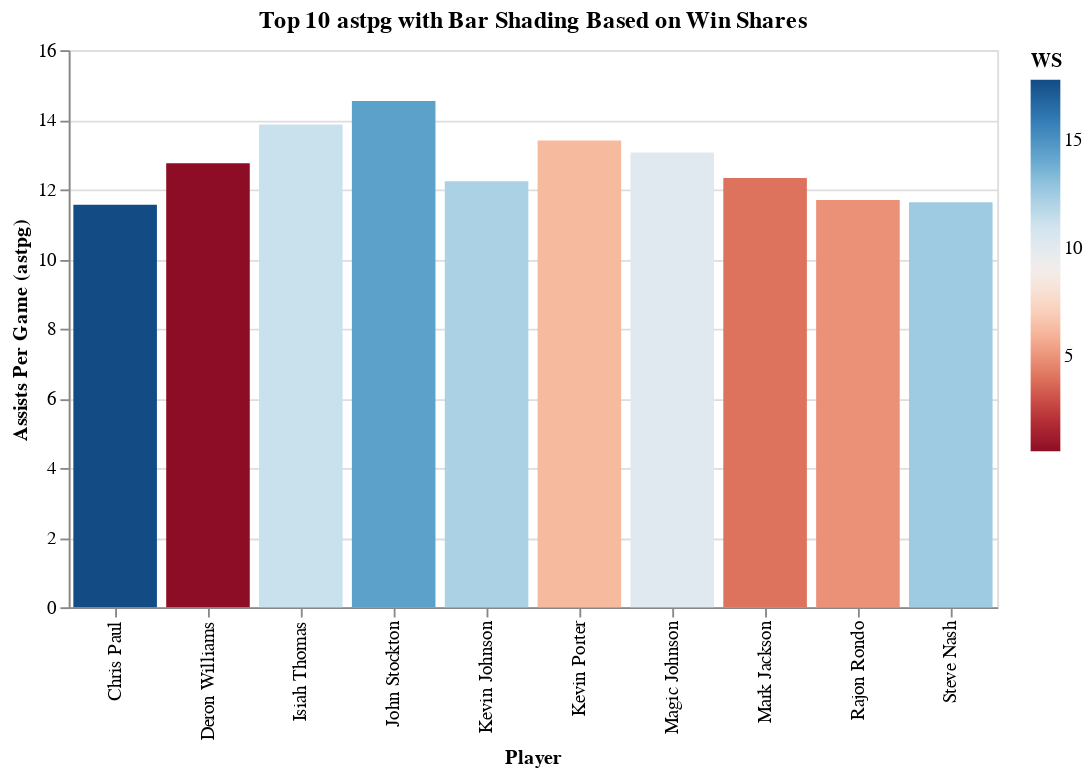

The cell this chart's notebook holds for it:
### Code cell
highestast_df = stats_df.loc[stats_df.groupby("Player")['astpg'].idxmax()]
highestast_df.info()

top10 = highestast_df.sort_values(by="astpg", ascending = False).head(10)

chart = alt.Chart(top10).mark_bar().encode(
    x=alt.X('Player', title='Player'),
    y=alt.Y('astpg', title='Assists Per Game (astpg)'),
    color=alt.Color('WS', scale=alt.Scale(scheme='redblue'), title='WS')
).properties(
    title="Top 10 astpg with Bar Shading Based on Win Shares",
    width=500,
    height=300
)
chart

### Figure 1 — Vega-Lite specification as saved in the notebook (floating-point values rounded to 4 significant figures)
{"config": {"view": {"continuousWidth": 300, "continuousHeight": 300}}, "data": {"name": "data-b55ff72b43b24bf36f48809f09aecee1"}, "mark": {"type": "bar"}, "encoding": {"color": {"field": "WS", "scale": {"scheme": "redblue"}, "title": "WS", "type": "quantitative"}, "x": {"field": "Player", "title": "Player", "type": "nominal"}, "y": {"field": "astpg", "title": "Assists Per Game (astpg)", "type": "quantitative"}}, "height": 300, "title": "Top 10 astpg with Bar Shading Based on Win Shares", "width": 500, "$schema": "https://vega.github.io/schema/vega-lite/v5.8.0.json", "datasets": {"data-b55ff72b43b24bf36f48809f09aecee1": [{"Unnamed: 0": 9923, "Year": 1990.0, "Player": "John Stockton", "Pos": "PG", "Age": 27.0, "Tm": "UTA", "G": 78.0, "GS": 78.0, "MP": 2915.0, "PER": 23.9, "TS%": 0.607, "3PAr": 0.123, "FTr": 0.471, "ORB%": 2.5, "DRB%": 5.6, "TRB%": 4.1, "AST%": 57.4, "STL%": 3.5, "BLK%": 0.4, "TOV%": 19.7, "USG%": 20.6, "blanl": null, "OWS": 10.4, "DWS": 4.0, "WS": 14.4, "WS/48": 0.238, "blank2": null, "OBPM": 5.6, "DBPM": -1.4, "BPM": 4.2, "VORP": 4.5, "FG": 472.0, "FGA": 918.0, "FG%": 0.514, "3P": 47.0, "3PA": 113.0, "3P%": 0.416, "2P": 425.0, "2PA": 805.0, "2P%": 0.528, "eFG%": 0.54, "FT": 354.0, "FTA": 432.0, "FT%": 0.819, "ORB": 57.0, "DRB": 149.0, "TRB": 206.0, "AST": 1134.0, "STL": 207.0, "BLK": 18.0, "TOV": 272.0, "PF": 233.0, "PTS": 1345.0, "ppg": 17.24, "astpg": 14.54, "trbpg": 2.641}, {"Unnamed: 0": 7857, "Year": 1985.0, "Player": "Isiah Thomas", "Pos": "PG", "Age": 23.0, "Tm": "DET", "G": 81.0, "GS": 81.0, "MP": 3089.0, "PER": 22.2, "TS%": 0.529, "3PAr": 0.08, "FTr": 0.35, "ORB%": 3.7, "DRB%": 8.7, "TRB%": 6.1, "AST%": 47.9, "STL%": 2.8, "BLK%": 0.4, "TOV%": 15.7, "USG%": 24.0, "blanl": null, "OWS": 7.5, "DWS": 3.6, "WS": 11.2, "WS/48": 0.173, "blank2": null, "OBPM": 5.2, "DBPM": 0.0, "BPM": 5.2, "VORP": 5.6, "FG": 646.0, "FGA": 1410.0, "FG%": 0.458, "3P": 29.0, "3PA": 113.0, "3P%": 0.257, "2P": 617.0, "2PA": 1297.0, "2P%": 0.476, "eFG%": 0.468, "FT": 399.0, "FTA": 493.0, "FT%": 0.809, "ORB": 114.0, "DRB": 247.0, "TRB": 361.0, "AST": 1123.0, "STL": 187.0, "BLK": 25.0, "TOV": 302.0, "PF": 288.0, "PTS": 1720.0, "ppg": 21.23, "astpg": 13.86, "trbpg": 4.457}, {"Unnamed: 0": 5621, "Year": 1979.0, "Player": "Kevin Porter", "Pos": "PG", "Age": 28.0, "Tm": "DET", "G": 82.0, "GS": null, "MP": 3064.0, "PER": 17.2, "TS%": 0.513, "3PAr": null, "FTr": 0.24, "ORB%": 2.0, "DRB%": 5.2, "TRB%": 3.5, "AST%": 47.0, "STL%": 2.3, "BLK%": 0.1, "TOV%": 21.5, "USG%": 19.4, "blanl": null, "OWS": 4.3, "DWS": 1.9, "WS": 6.2, "WS/48": 0.097, "blank2": null, "OBPM": 1.2, "DBPM": -3.0, "BPM": -1.8, "VORP": 0.2, "FG": 534.0, "FGA": 1110.0, "FG%": 0.481, "3P": null, "3PA": null, "3P%": null, "2P": 534.0, "2PA": 1110.0, "2P%": 0.481, "eFG%": 0.481, "FT": 192.0, "FTA": 266.0, "FT%": 0.722, "ORB": 62.0, "DRB": 147.0, "TRB": 209.0, "AST": 1099.0, "STL": 158.0, "BLK": 5.0, "TOV": 337.0, "PF": 302.0, "PTS": 1260.0, "ppg": 15.37, "astpg": 13.4, "trbpg": 2.549}, {"Unnamed: 0": 7348, "Year": 1984.0, "Player": "Magic Johnson", "Pos": "PG", "Age": 24.0, "Tm": "LAL", "G": 67.0, "GS": 66.0, "MP": 2567.0, "PER": 22.6, "TS%": 0.628, "3PAr": 0.037, "FTr": 0.459, "ORB%": 4.7, "DRB%": 16.1, "TRB%": 10.8, "AST%": 42.5, "STL%": 2.7, "BLK%": 1.0, "TOV%": 24.6, "USG%": 19.5, "blanl": null, "OWS": 6.7, "DWS": 3.6, "WS": 10.2, "WS/48": 0.191, "blank2": null, "OBPM": 4.1, "DBPM": 1.9, "BPM": 6.1, "VORP": 5.2, "FG": 441.0, "FGA": 780.0, "FG%": 0.565, "3P": 6.0, "3PA": 29.0, "3P%": 0.207, "2P": 435.0, "2PA": 751.0, "2P%": 0.579, "eFG%": 0.569, "FT": 290.0, "FTA": 358.0, "FT%": 0.81, "ORB": 99.0, "DRB": 392.0, "TRB": 491.0, "AST": 875.0, "STL": 150.0, "BLK": 49.0, "TOV": 306.0, "PF": 169.0, "PTS": 1178.0, "ppg": 17.58, "astpg": 13.06, "trbpg": 7.328}, {"Unnamed: 0": 21098, "Year": 2011.0, "Player": "Deron Williams", "Pos": "PG", "Age": 26.0, "Tm": "NJN", "G": 12.0, "GS": 12.0, "MP": 456.0, "PER": 17.0, "TS%": 0.463, "3PAr": 0.349, "FTr": 0.343, "ORB%": 2.0, "DRB%": 12.5, "TRB%": 7.1, "AST%": 55.9, "STL%": 1.8, "BLK%": 0.5, "TOV%": 18.1, "USG%": 24.2, "blanl": null, "OWS": 0.3, "DWS": 0.3, "WS": 0.6, "WS/48": 0.066, "blank2": null, "OBPM": 2.4, "DBPM": -1.8, "BPM": 0.5, "VORP": 0.3, "FG": 59.0, "FGA": 169.0, "FG%": 0.349, "3P": 16.0, "3PA": 59.0, "3P%": 0.271, "2P": 43.0, "2PA": 110.0, "2P%": 0.391, "eFG%": 0.396, "FT": 46.0, "FTA": 58.0, "FT%": 0.793, "ORB": 8.0, "DRB": 47.0, "TRB": 55.0, "AST": 153.0, "STL": 15.0, "BLK": 3.0, "TOV": 43.0, "PF": 38.0, "PTS": 180.0, "ppg": 15.0, "astpg": 12.75, "trbpg": 4.583}, {"Unnamed: 0": 13082, "Year": 1997.0, "Player": "Mark Jackson", "Pos": "PG", "Age": 31.0, "Tm": "DEN", "G": 52.0, "GS": 52.0, "MP": 2001.0, "PER": 16.2, "TS%": 0.528, "3PAr": 0.268, "FTr": 0.301, "ORB%": 4.1, "DRB%": 11.3, "TRB%": 7.7, "AST%": 50.0, "STL%": 1.3, "BLK%": 0.3, "TOV%": 25.2, "USG%": 15.3, "blanl": null, "OWS": 3.6, "DWS": 0.5, "WS": 4.0, "WS/48": 0.097, "blank2": null, "OBPM": 1.2, "DBPM": -2.4, "BPM": -1.3, "VORP": 0.4, "FG": 192.0, "FGA": 452.0, "FG%": 0.425, "3P": 48.0, "3PA": 121.0, "3P%": 0.397, "2P": 144.0, "2PA": 331.0, "2P%": 0.435, "eFG%": 0.478, "FT": 109.0, "FTA": 136.0, "FT%": 0.801, "ORB": 71.0, "DRB": 200.0, "TRB": 271.0, "AST": 641.0, "STL": 51.0, "BLK": 9.0, "TOV": 172.0, "PF": 104.0, "PTS": 541.0, "ppg": 10.4, "astpg": 12.33, "trbpg": 5.212}, {"Unnamed: 0": 9282, "Year": 1989.0, "Player": "Kevin Johnson", "Pos": "PG", "Age": 22.0, "Tm": "PHO", "G": 81.0, "GS": 81.0, "MP": 3179.0, "PER": 20.5, "TS%": 0.597, "3PAr": 0.02, "FTr": 0.511, "ORB%": 1.6, "DRB%": 9.4, "TRB%": 5.7, "AST%": 40.4, "STL%": 2.0, "BLK%": 0.4, "TOV%": 18.9, "USG%": 21.2, "blanl": null, "OWS": 8.6, "DWS": 3.5, "WS": 12.2, "WS/48": 0.184, "blank2": null, "OBPM": 3.7, "DBPM": -0.1, "BPM": 3.5, "VORP": 4.5, "FG": 570.0, "FGA": 1128.0, "FG%": 0.505, "3P": 2.0, "3PA": 22.0, "3P%": 0.091, "2P": 568.0, "2PA": 1106.0, "2P%": 0.514, "eFG%": 0.506, "FT": 508.0, "FTA": 576.0, "FT%": 0.882, "ORB": 46.0, "DRB": 294.0, "TRB": 340.0, "AST": 991.0, "STL": 135.0, "BLK": 24.0, "TOV": 322.0, "PF": 226.0, "PTS": 1650.0, "ppg": 20.37, "astpg": 12.23, "trbpg": 4.198}, {"Unnamed: 0": 21543, "Year": 2012.0, "Player": "Rajon Rondo", "Pos": "PG", "Age": 25.0, "Tm": "BOS", "G": 53.0, "GS": 53.0, "MP": 1957.0, "PER": 17.5, "TS%": 0.483, "3PAr": 0.073, "FTr": 0.316, "ORB%": 3.9, "DRB%": 11.2, "TRB%": 7.7, "AST%": 52.5, "STL%": 2.6, "BLK%": 0.1, "TOV%": 22.8, "USG%": 20.7, "blanl": null, "OWS": 1.5, "DWS": 3.4, "WS": 4.9, "WS/48": 0.121, "blank2": null, "OBPM": 0.6, "DBPM": 0.7, "BPM": 1.3, "VORP": 1.6, "FG": 256.0, "FGA": 572.0, "FG%": 0.448, "3P": 10.0, "3PA": 42.0, "3P%": 0.238, "2P": 246.0, "2PA": 530.0, "2P%": 0.464, "eFG%": 0.456, "FT": 108.0, "FTA": 181.0, "FT%": 0.597, "ORB": 62.0, "DRB": 195.0, "TRB": 257.0, "AST": 620.0, "STL": 95.0, "BLK": 3.0, "TOV": 193.0, "PF": 99.0, "PTS": 630.0, "ppg": 11.89, "astpg": 11.7, "trbpg": 4.849}, {"Unnamed: 0": 18562, "Year": 2007.0, "Player": "Steve Nash", "Pos": "PG", "Age": 32.0, "Tm": "PHO", "G": 76.0, "GS": 76.0, "MP": 2682.0, "PER": 23.8, "TS%": 0.654, "3PAr": 0.353, "FTr": 0.254, "ORB%": 1.4, "DRB%": 9.9, "TRB%": 5.8, "AST%": 50.1, "STL%": 1.1, "BLK%": 0.2, "TOV%": 21.0, "USG%": 22.9, "blanl": null, "OWS": 10.8, "DWS": 1.7, "WS": 12.6, "WS/48": 0.225, "blank2": null, "OBPM": 6.1, "DBPM": -2.3, "BPM": 3.8, "VORP": 3.9, "FG": 517.0, "FGA": 971.0, "FG%": 0.532, "3P": 156.0, "3PA": 343.0, "3P%": 0.455, "2P": 361.0, "2PA": 628.0, "2P%": 0.575, "eFG%": 0.613, "FT": 222.0, "FTA": 247.0, "FT%": 0.899, "ORB": 30.0, "DRB": 239.0, "TRB": 269.0, "AST": 884.0, "STL": 57.0, "BLK": 6.0, "TOV": 287.0, "PF": 117.0, "PTS": 1412.0, "ppg": 18.58, "astpg": 11.63, "trbpg": 3.539}, {"Unnamed: 0": 19164, "Year": 2008.0, "Player": "Chris Paul", "Pos": "PG", "Age": 22.0, "Tm": "NOH", "G": 80.0, "GS": 80.0, "MP": 3006.0, "PER": 28.3, "TS%": 0.576, "3PAr": 0.193, "FTr": 0.302, "ORB%": 2.4, "DRB%": 10.3, "TRB%": 6.2, "AST%": 52.2, "STL%": 3.9, "BLK%": 0.1, "TOV%": 12.1, "USG%": 25.7, "blanl": null, "OWS": 13.2, "DWS": 4.6, "WS": 17.8, "WS/48": 0.284, "blank2": null, "OBPM": 8.3, "DBPM": 0.9, "BPM": 9.2, "VORP": 8.5, "FG": 630.0, "FGA": 1291.0, "FG%": 0.488, "3P": 92.0, "3PA": 249.0, "3P%": 0.369, "2P": 538.0, "2PA": 1042.0, "2P%": 0.516, "eFG%": 0.524, "FT": 332.0, "FTA": 390.0, "FT%": 0.851, "ORB": 62.0, "DRB": 259.0, "TRB": 321.0, "AST": 925.0, "STL": 217.0, "BLK": 4.0, "TOV": 201.0, "PF": 185.0, "PTS": 1684.0, "ppg": 21.05, "astpg": 11.56, "trbpg": 4.013}]}}
